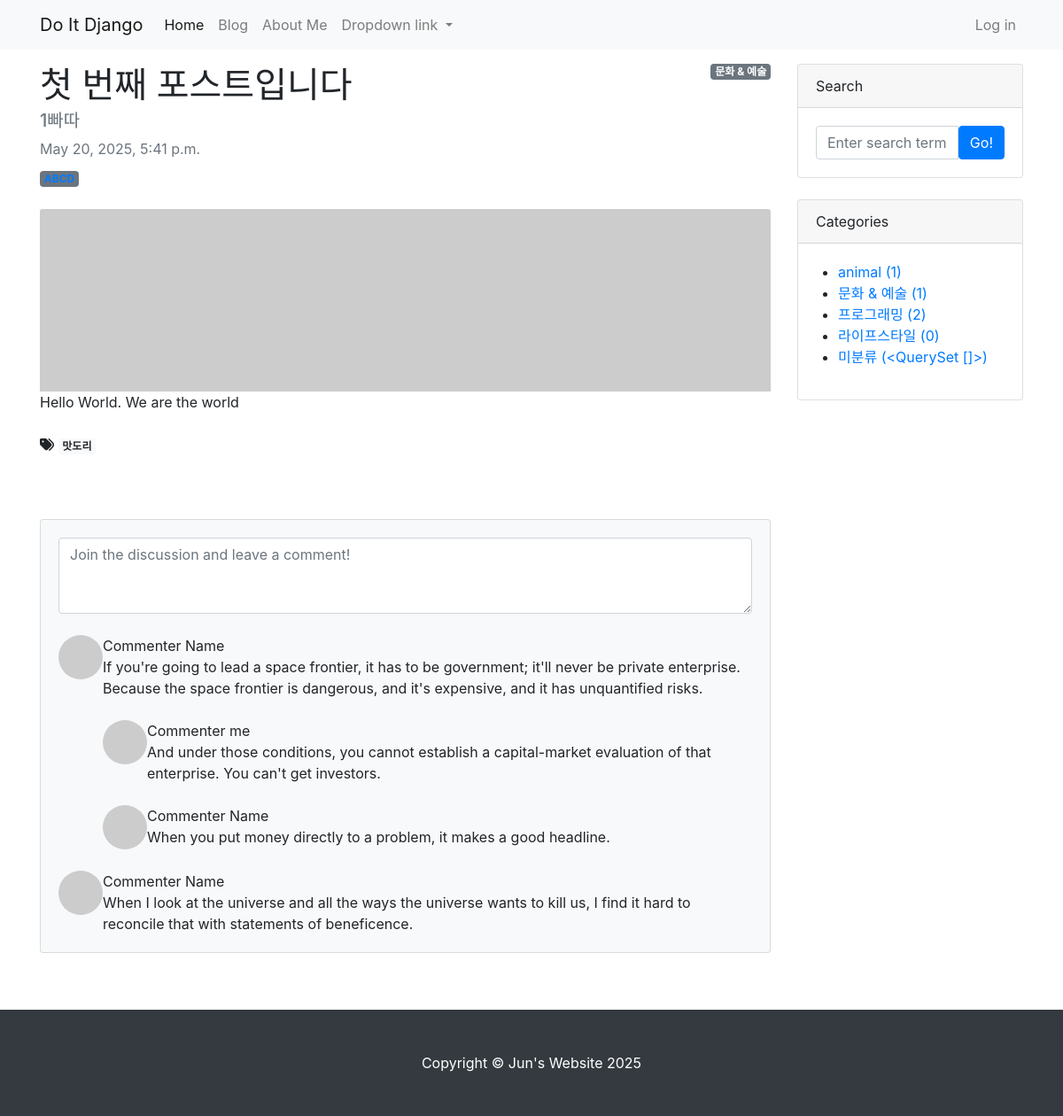
Page /blog/7/ on the committed database.
### blog/models.py (models this page shows, shortened)
class Post(models.Model):
    title = models.CharField(max_length=30)
    hook_text = models.CharField(max_length=100, blank=True)
    content = models.TextField()
    head_image = models.ImageField(upload_to='blog/images/%Y/%m/%d/', blank=True)
    file_upload = models.FileField(upload_to='blog/files/%Y/%m/%d/', blank=True)
    created_at = models.DateTimeField(auto_now_add=True)
    updated_at = models.DateTimeField(auto_now=True)
    author = models.ForeignKey(User, null=True, blank=True, on_delete=models.SET_NULL) #CASCADEL
    category = models.ForeignKey(Category, null=True, blank=True, on_delete=models.SET_NULL)
    tags = models.ManyToManyField(Tag, null=True, blank=True)

class Category(models.Model):
    name = models.CharField(max_length=50, unique=True)
    slug = models.SlugField(max_length=200, unique=True, allow_unicode=True)
    def __str__(self):
        return self.name
    def get_absolute_url(self):
        return f'/blog/category/{self.slug}/'
    class Meta:
        verbose_name_plural = 'Categories'

class Tag(models.Model):
    name = models.CharField(max_length=50)
    slug = models.SlugField(max_length=200, unique=True, allow_unicode=True)
    def __str__(self):
        return self.name
    def get_absolute_url(self):
        return f'/blog/tag/{self.slug}/'

### blog/views.py (the view)
# urls.py: path('<int:pk>/', views.PostDetail.as_view()),
class PostDetail(DetailView):
    model = Post
    def get_context_data(self, **kwargs):
        context = super(PostDetail, self).get_context_data()
        context['categories'] = Category.objects.all()
        context['no_category_post_count'] = Post.objects.filter(category=None)
        return context

### blog/templates/blog/post_detail.html (shortened to what this page needs)
{% extends 'blog/base.html' %}
{% block main_area %}
    <div id="post-area">
        {% if post.category %}
            <span class="badge badge-secondary float-right">{{ post.category }}</span>
        {% else %}
            <span class="badge badge-secondary float-right">미분류</span>
        {% endif %}
        <article>
            <header class="mb-4">
                <h1 class="fw-bolder mb-1">{{ post.title }}</h1>
                <h5 class="text-muted">{{ post.hook_text }}</h5>
                <div class="text-muted fst-italic mb-2">{{ post.created_at }}</div>
                <a class="badge bg-secondary text-decoration-none link-light" href="#!">{{ post.author | upper }}</a>
            </header>
            {% if post.head_image %}
                <figure class="mb-4"><img class="img-fluid rounded" src="{{ post.head_image.url }}" alt="{{ post.title }} head_image" /></figure>
            {% else %}
                <img class="card-img-top" src="https://picsum.photos/seed/{{ p.id }}/800/200" alt="random_image" />
            {% endif %}
            <section class="mb-5">
                <p class="fs-5 mb-4">{{ post.content }}</p>
            {% if post.tags.exists %}
                <i class="fas fa-tags"></i>
                {% for tag in post.tags.all %}
                    <a href="{{ tag.get_absolute_url }}" class="badge badge-light">{{ tag }}</a>
                {% endfor %}
                <br/>
                <br/>
            {% endif %}
            </section>
        </article>
    </div>
    <div id="comment-area">
        <section class="mb-5">
            <div class="card bg-light">
                <div class="card-body">
                    <form class="mb-4"><textarea class="form-control" rows="3" placeholder="Join the discussion and leave a comment!"></textarea></form>
                    <div class="d-flex mb-4">
                        <div class="flex-shrink-0"><img class="rounded-circle" src="https://dummyimage.com/50x50/ced4da/6c757d.jpg" alt="..." /></div>
                        <div class="ms-3">
                            <div class="fw-bold">Commenter Name</div>
                            If you're going to lead a space frontier, it has to be government; it'll never be private enterprise. Because the space frontier is dangerous, and it's expensive, and it has unquantified risks.
                            <div class="d-flex mt-4">
                                <div class="flex-shrink-0"><img class="rounded-circle" src="https://dummyimage.com/50x50/ced4da/6c757d.jpg" alt="..." /></div>
                                <div class="ms-3">
                                    <div class="fw-bold">Commenter
                                        me</div>
                                    And under those conditions, you cannot establish a capital-market evaluation of that enterprise. You can't get investors.
                                </div>
                            </div>
                            <div class="d-flex mt-4">
                                <div class="flex-shrink-0"><img class="rounded-circle" src="https://dummyimage.com/50x50/ced4da/6c757d.jpg" alt="..." /></div>
                                <div class="ms-3">
                                    <div class="fw-bold">Commenter Name</div>
                                    When you put money directly to a problem, it makes a good headline.
                                </div>
                            </div>
                        </div>
                    </div>
                    <div class="d-flex">
                        <div class="flex-shrink-0"><img class="rounded-circle" src="https://dummyimage.com/50x50/ced4da/6c757d.jpg" alt="..." /></div>
                        <div class="ms-3">
                            <div class="fw-bold">Commenter Name</div>
                            When I look at the universe and all the ways the universe wants to kill us, I find it hard to reconcile that with statements of beneficence.
                        </div>
                    </div>
                </div>
            </div>
        </section>
    </div>
{% endblock %}

### blog/templates/blog/base.html (shortened to what this page needs)
<!DOCTYPE html>
{% load static %}
<html lang="en">
    <head>
        <link rel="stylesheet" href="{% static 'blog/bootstrap/bootstrap.min.css' %}"media="screen">
    </head>
    <body>
        {% include 'blog/navbar.html' %}
        <div class="container my-3">
            <div class="row">
                <div class="col-md-8 col-lg-9" id="main-area">
                    {% block main_area %}
                    {% endblock %}
                </div>
                <div class="col-md-4 col-lg-3">
                    <div class="card mb-4">
                        <div class="card-header">Search</div>
                        <div class="card-body">
                            <div class="input-group">
                                <input class="form-control" type="text" placeholder="Enter search term..." aria-label="Enter search term..." aria-describedby="button-search" />
                                <button class="btn btn-primary" id="button-search" type="button">Go!</button>
                            </div>
                        </div>
                    </div>
                    <div class="card mb-4" id="Categories-card">
                        <div class="card-header">Categories</div>
                        <div class="card-body">
                            <div class="row">
                                    <ul>
                                        {% for category in categories %}
                                        <li><a href="{{ category.get_absolute_url }}">{{ category }} ({{ category.post_set.count }})</a></li>
                                        {% endfor %}
                                        <li><a href="/blog/category/no_category/">미분류 ({{ no_category_post_count }})</a></li>
                                    </ul>
                            </div>
                        </div>
                    </div>
                </div>
            </div>
        </div>
        {% include 'blog/footer.html' %}
    </body>
</html>

### rows in the picture
Post: category "문화 & 예술", title "첫 번째 포스트입니다", hook_text "1빠따", created_at "May 20, 2025, 5:41 p.m.", content "Hello World. We are the world"
Tag: name "맛도리"
Category: name "animal", post_set.count "1"
Category: name "문화 & 예술", post_set.count "1"
Category: name "프로그래밍", post_set.count "2"
Category: name "라이프스타일", post_set.count "0"

### other values in the picture
{{ no_category_post_count }} "<QuerySet []>"
